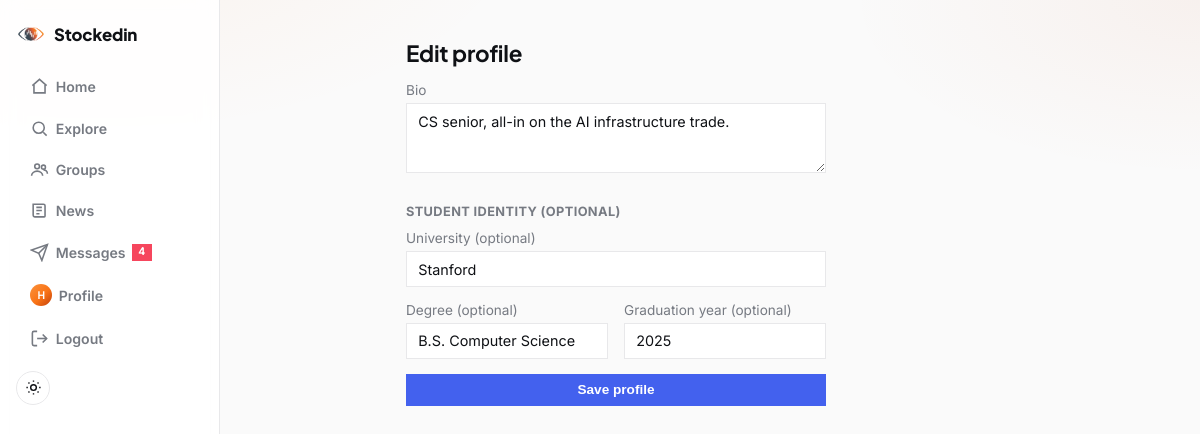
The app's page /profile/edit (signed in) with its own data.
### models.py (models this page shows, shortened)
class User(UserMixin, db.Model):
    __tablename__ = "users"
    id = db.Column(db.Integer, primary_key=True)
    username = db.Column(db.String(32), unique=True, nullable=False, index=True)
    email = db.Column(db.String(120), unique=True, nullable=False)
    password_hash = db.Column(db.String(256), nullable=False)
    bio = db.Column(db.String(200))
    created_at = db.Column(db.DateTime, default=datetime.utcnow, nullable=False)
    university = db.Column(db.String(120), index=True)
    degree = db.Column(db.String(120))
    grad_year = db.Column(db.Integer)
    portfolio = db.relationship(
        "Portfolio",
        back_populates="owner",
        uselist=False,
        cascade="all, delete-orphan",
    )
    likes = db.relationship("Like", back_populates="user", cascade="all, delete-orphan")
    comments = db.relationship(
        "Comment", back_populates="user", cascade="all, delete-orphan"
    )
    predictions = db.relationship(
        "Prediction",
        back_populates="user",
        cascade="all, delete-orphan",
        order_by="Prediction.created_at.desc()",
    )
    group_memberships = db.relationship(
        "GroupMembership", back_populates="user", cascade="all, delete-orphan"
    )
    following = db.relationship(
        "Follow",
        foreign_keys="Follow.follower_id",
        back_populates="follower",
        cascade="all, delete-orphan",
    )
    followers = db.relationship(
        "Follow",
        foreign_keys="Follow.followed_id",
        back_populates="followed",
        cascade="all, delete-orphan",
    )
    @property
    def unread_message_count(self):
        return Message.query.filter_by(recipient_id=self.id, read_at=None).count()

### routes_auth.py (the view, shortened to what this page needs)
@login_required
def profile_edit():
    form = ProfileForm(obj=current_user)
    return render_template("profile_form.html", form=form)

### forms.py
class ProfileForm(FlaskForm):
    bio = TextAreaField("Bio", validators=[Optional(), Length(max=200)])
    university = StringField(
        "University (optional)", validators=[Optional(), Length(max=120)]
    )
    degree = StringField("Degree (optional)", validators=[Optional(), Length(max=120)])
    grad_year = IntegerField(
        "Graduation year (optional)",
        validators=[Optional(), NumberRange(min=1950, max=2100)],
    )
    submit = SubmitField("Save profile")

### app.py (called while the page is built)
def create_app():
    app = Flask(__name__, instance_relative_config=True)
    app.config.from_object(Config)
    db.init_app(app)
    login_manager.init_app(app)
    csrf.init_app(app)
    routes_auth.register(app)
    routes_portfolio.register(app)
    routes_social.register(app)
    routes_news.register(app)
    routes_messages.register(app)
    routes_discover.register(app)
    routes_groups.register(app)
    routes_predictions.register(app)
    @app.context_processor
    def inject_unread_message_count():
        if current_user.is_authenticated:
            return {"unread_message_count": current_user.unread_message_count}
        return {"unread_message_count": 0}
    return app

### models.py (called while the page is built)
@login_manager.user_loader
def load_user(user_id):
    return db.session.get(User, int(user_id))

### templates/profile_form.html (shortened to what this page needs)
{% extends "base.html" %}
{% block content %}
  <h1>Edit profile</h1>
  <form method="post" class="form" novalidate>
    <div class="field">
      {{ form.bio.label }}
      {{ form.bio(rows=3) }}
    </div>
    <p class="field-group-label">Student identity (optional)</p>
    <div class="field">
      {{ form.university.label }}
      {{ form.university(size=40, placeholder="e.g. University of Sydney") }}
    </div>
    <div class="field-row">
      <div class="field">
        {{ form.degree.label }}
        {{ form.degree(placeholder="e.g. B.Com Finance") }}
      </div>
      <div class="field">
        {{ form.grad_year.label }}
        {{ form.grad_year(placeholder="2027") }}
      </div>
    </div>
    {{ form.submit(class="btn btn-primary") }}
  </form>
{% endblock %}

### templates/base.html (shortened to what this page needs)
<!doctype html>
<html lang="en">
<head>
  <link rel="stylesheet" href="{{ url_for('static', filename='style.css') }}">
</head>
<body>
  <nav class="navbar">
    <a class="brand" href="{{ url_for('feed') if current_user.is_authenticated else url_for('login') }}">
      <img class="brand-mark" src="{{ url_for('static', filename='images/logo-icon.png') }}" alt="">
      Stockedin
    </a>
    <div class="nav-links">
      {% if current_user.is_authenticated %}
        <a href="{{ url_for('feed') }}" class="nav-link {{ 'active' if request.endpoint == 'feed' }}">
          <svg viewBox="0 0 24 24" fill="none" stroke="currentColor" stroke-width="2"><path d="M3 11l9-8 9 8"/><path d="M5 10v10h14V10"/></svg>
          <span>Home</span>
        </a>
        <a href="{{ url_for('explore') }}" class="nav-link {{ 'active' if request.endpoint == 'explore' }}">
          <svg viewBox="0 0 24 24" fill="none" stroke="currentColor" stroke-width="2"><circle cx="11" cy="11" r="7"/><path d="m21 21-4.3-4.3"/></svg>
          <span>Explore</span>
        </a>
        <a href="{{ url_for('groups_home') }}" class="nav-link {{ 'active' if request.endpoint in ('groups_home', 'group_detail', 'group_new', 'group_join') }}">
          <svg viewBox="0 0 24 24" fill="none" stroke="currentColor" stroke-width="2"><circle cx="9" cy="8" r="3"/><path d="M2 20c0-3.3 3.1-6 7-6s7 2.7 7 6"/><circle cx="17" cy="9" r="2.5"/><path d="M17 12.5c2.5 0 5 1.8 5 5"/></svg>
          <span>Groups</span>
        </a>
        <a href="{{ url_for('news') }}" class="nav-link {{ 'active' if request.endpoint == 'news' }}">
          <svg viewBox="0 0 24 24" fill="none" stroke="currentColor" stroke-width="2"><path d="M4 4h13a2 2 0 0 1 2 2v13a1 1 0 0 1-1 1H6a2 2 0 0 1-2-2z"/><path d="M8 8h7M8 12h7M8 16h4"/></svg>
          <span>News</span>
        </a>
        <a href="{{ url_for('inbox') }}" class="nav-link {{ 'active' if request.endpoint in ('inbox', 'thread') }}">
          <svg viewBox="0 0 24 24" fill="none" stroke="currentColor" stroke-width="2"><path d="M22 2 11 13"/><path d="M22 2 15 22l-4-9-9-4z"/></svg>
          <span>Messages</span>
          {% if unread_message_count %}<span class="nav-badge">{{ unread_message_count }}</span>{% endif %}
        </a>
        <a href="{{ url_for('profile', username=current_user.username) }}" class="nav-link {{ 'active' if request.endpoint == 'profile' and request.view_args.username == current_user.username }}">
          <span class="avatar avatar-nav">{{ current_user.username[0]|upper }}</span>
          <span>Profile</span>
        </a>
        <a href="{{ url_for('logout') }}" class="nav-link">
          <svg viewBox="0 0 24 24" fill="none" stroke="currentColor" stroke-width="2"><path d="M9 21H5a2 2 0 0 1-2-2V5a2 2 0 0 1 2-2h4"/><path d="M16 17l5-5-5-5"/><path d="M21 12H9"/></svg>
          <span>Logout</span>
        </a>
      {% else %}
        <a class="nav-link" href="{{ url_for('login') }}"><span>Login</span></a>
        <a class="nav-link" href="{{ url_for('signup') }}"><span>Sign up</span></a>
      {% endif %}
      <button type="button" id="theme-toggle" class="theme-toggle" aria-label="Toggle dark mode">
        <svg class="icon-sun" viewBox="0 0 24 24" fill="none" stroke="currentColor" stroke-width="2"><circle cx="12" cy="12" r="4"/><path d="M12 2v2M12 20v2M4.9 4.9l1.4 1.4M17.7 17.7l1.4 1.4M2 12h2M20 12h2M4.9 19.1l1.4-1.4M17.7 6.3l1.4-1.4"/></svg>
      </button>
    </div>
  </nav>
  <main class="container {% block container_class %}{% endblock %}">
    {% block content %}{% endblock %}
  </main>
</body>
</html>

### static/style.css (style rules this page uses)
:root { --bg: #fafafa; --card-bg: #ffffff; --border: #e8e8ea; --text: #0f1115; --muted: #767a82; --primary: #4361ee; --primary-dark: #3245c0; --gain: #0ecb81; --gain-bg: #e6faf3; --loss: #f6465d; --loss-bg: #fdeaed; --danger: #f6465d; --gradient: linear-gradient(135deg, #fb923c 0%, #f97316 55%, #c2410c 100%); --shadow: 0 1px 2px rgba(15, 17, 21, 0.04), 0 8px 24px rgba(15, 17, 21, 0.06); --shadow-hover: 0 4px 8px rgba(15, 17, 21, 0.06), 0 16px 32px rgba(15, 17, 21, 0.09); --radius: 0; --wash-1: rgba(249, 115, 22, 0.06); --wash-2: rgba(194, 65, 12, 0.05); --nav-bg: rgba(255, 255, 255, 0.85); --font-body: "Inter", -apple-system, "Segoe UI", Roboto, Helvetica, Arial, sans-serif; --font-heading: "Plus Jakarta Sans", var(--font-body); --font-numeric: "Space Grotesk", var(--font-body); }
html { color-scheme: light; }
* { box-sizing: border-box; }
input[type="text"], input[type="email"], input[type="password"], input[type="number"], input[type="date"], textarea, select { width: 100%; background: var(--card-bg); color: var(--text); border: 1px solid var(--border); padding: 0.55rem 0.7rem; font-size: 0.9rem; font-family: inherit; border-radius: 0; }
body { margin: 0; font-family: var(--font-body); background: radial-gradient(720px 360px at 8% -10%, var(--wash-1), transparent 60%), radial-gradient(640px 320px at 100% 0%, var(--wash-2), transparent 55%), var(--bg); background-attachment: fixed; color: var(--text); -webkit-font-smoothing: antialiased; transition: background-color 0.15s, color 0.15s; }
body { padding-left: 220px; }
.navbar { display: flex; flex-direction: column; align-items: stretch; justify-content: flex-start; position: fixed; top: 0; left: 0; bottom: 0; width: 220px; padding: 1.2rem 1rem; background: var(--nav-bg); backdrop-filter: blur(10px); border-right: 1px solid var(--border); overflow-y: auto; z-index: 100; }
.navbar .brand { display: flex; align-items: center; gap: 0.5rem; font-family: var(--font-heading); font-weight: 800; font-size: 1.05rem; color: var(--text); text-decoration: none; letter-spacing: -0.01em; margin-bottom: 1.2rem; }
.brand-mark { width: 30px; height: 30px; object-fit: contain; flex-shrink: 0; }
.nav-links { display: flex; flex-direction: column; align-items: stretch; gap: 0.3rem; }
.nav-link { position: relative; display: flex; align-items: center; justify-content: flex-start; gap: 0.4rem; padding: 0.55rem 0.9rem; border-radius: 0; color: var(--muted); text-decoration: none; font-size: 0.88rem; font-weight: 600; transition: background 0.15s, color 0.15s; }
.nav-link svg { width: 19px; height: 19px; flex-shrink: 0; }
.nav-link span:not(.avatar):not(.nav-badge) { display: inline; }
.nav-badge { background: var(--loss); color: #fff; font-size: 0.65rem; font-weight: 700; line-height: 1; padding: 0.2rem 0.4rem; border-radius: 0; min-width: 1.1em; text-align: center; }
.theme-toggle { display: flex; align-items: center; justify-content: center; width: 34px; height: 34px; margin: 0.6rem 0 0; border: 1px solid var(--border); border-radius: 50%; background: none; color: var(--text); cursor: pointer; }
.theme-toggle svg { width: 17px; height: 17px; }
.container { max-width: 640px; margin: 0 auto; padding: 1.5rem 1rem 4rem; }
h1, h2, h3 { font-family: var(--font-heading); }
h1 { font-size: 1.4rem; letter-spacing: -0.01em; }
.avatar { display: inline-flex; align-items: center; justify-content: center; width: 34px; height: 34px; border-radius: 50%; background: var(--gradient); color: #fff; font-family: var(--font-heading); font-weight: 700; font-size: 0.85rem; flex-shrink: 0; line-height: 1; }
.avatar-nav { width: 22px; height: 22px; font-size: 0.65rem; }
.form { display: flex; flex-direction: column; gap: 0.9rem; max-width: 420px; }
.field { display: flex; flex-direction: column; gap: 0.3rem; }
.field label { font-size: 0.85rem; color: var(--muted); }
.btn { display: inline-block; padding: 0.55rem 1.1rem; border-radius: 0; border: none; cursor: pointer; font-size: 0.85rem; font-weight: 600; text-decoration: none; text-align: center; transition: background 0.15s, transform 0.1s; }
.btn-primary { background: var(--primary); color: #fff; }
.field-row { display: flex; gap: 1rem; }
.field-row .field { flex: 1; }
.field-group-label { font-size: 0.8rem; font-weight: 700; color: var(--muted); text-transform: uppercase; letter-spacing: 0.03em; margin: 1rem 0 -0.2rem; }

### records on screen
User: username "H", bio "CS senior, all-in on the AI infrastructure trade.", university "Stanford", degree "B.S. Computer Science", grad_year "2025"

### other values on screen
{{ unread_message_count }} "4"
